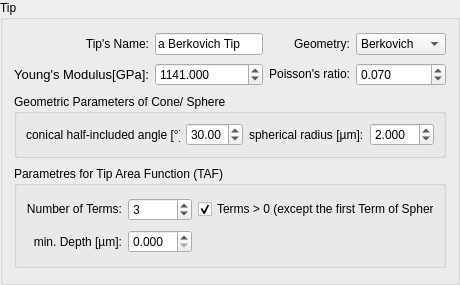
           <widget class="QGroupBox" name="groupBox_7">
            <property name="sizePolicy">
             <sizepolicy hsizetype="Maximum" vsizetype="Maximum">
              <horstretch>0</horstretch>
              <verstretch>0</verstretch>
             </sizepolicy>
            </property>
            <property name="minimumSize">
             <size>
              <width>460</width>
              <height>285</height>
             </size>
            </property>
            <property name="maximumSize">
             <size>
              <width>460</width>
              <height>285</height>
             </size>
            </property>
            <property name="title">
             <string>Tip</string>
            </property>
            <layout class="QGridLayout" name="gridLayout_15">
             <item row="2" column="0" colspan="2">
              <widget class="QLabel" name="label_34">
               <property name="sizePolicy">
                <sizepolicy hsizetype="Preferred" vsizetype="Maximum">
                 <horstretch>0</horstretch>
                 <verstretch>0</verstretch>
                </sizepolicy>
               </property>
               <property name="font">
                <font>
                 <pointsize>10</pointsize>
                </font>
               </property>
               <property name="text">
                <string>Young's Modulus[GPa]:</string>
               </property>
               <property name="alignment">
                <set>Qt::AlignRight|Qt::AlignTrailing|Qt::AlignVCenter</set>
               </property>
              </widget>
             </item>
             <item row="0" column="5">
              <widget class="QComboBox" name="comboBox_TipType_tabTAF">
               <property name="sizePolicy">
                <sizepolicy hsizetype="Maximum" vsizetype="Fixed">
                 <horstretch>0</horstretch>
                 <verstretch>0</verstretch>
                </sizepolicy>
               </property>
               <item>
                <property name="text">
                 <string>Berkovich</string>
                </property>
               </item>
               <item>
                <property name="text">
                 <string>Sphere</string>
                </property>
               </item>
               <item>
                <property name="text">
                 <string>Sphere+Cone</string>
                </property>
               </item>
              </widget>
             </item>
             <item row="2" column="5">
              <widget class="QDoubleSpinBox" name="doubleSpinBox_Poisson_Tip_tabTAF">
               <property name="sizePolicy">
                <sizepolicy hsizetype="Minimum" vsizetype="Maximum">
                 <horstretch>0</horstretch>
                 <verstretch>0</verstretch>
                </sizepolicy>
               </property>
               <property name="decimals">
                <number>3</number>
               </property>
               <property name="singleStep">
                <double>0.001000000000000</double>
               </property>
               <property name="value">
                <double>0.070000000000000</double>
               </property>
              </widget>
             </item>
             <item row="5" column="0" colspan="6">
              <widget class="QGroupBox" name="groupBox_63">
               <property name="sizePolicy">
                <sizepolicy hsizetype="Maximum" vsizetype="Maximum">
                 <horstretch>0</horstretch>
                 <verstretch>0</verstretch>
                </sizepolicy>
               </property>
               <property name="title">
                <string>Geometric Parameters of Cone/ Sphere</string>
               </property>
               <layout class="QGridLayout" name="gridLayout_111">
                <item row="0" column="0">
                 <widget class="QLabel" name="label_21">
                  <property name="text">
                   <string>conical half-included angle [°]:</string>
                  </property>
                 </widget>
                </item>
                <item row="0" column="1">
                 <widget class="QDoubleSpinBox" name="doubleSpinBox_half_includedAngle_tabTAF">
                  <property name="value">
                   <double>30.000000000000000</double>
                  </property>
                 </widget>
                </item>
                <item row="0" column="2">
                 <widget class="QLabel" name="label_138">
                  <property name="text">
                   <string>spherical radius [µm]:</string>
                  </property>
                 </widget>
                </item>
                <item row="0" column="3">
                 <widget class="QDoubleSpinBox" name="doubleSpinBox_idealRadiusSphere_tabTAF">
                  <property name="decimals">
                   <number>3</number>
                  </property>
                  <property name="value">
                   <double>2.000000000000000</double>
                  </property>
                 </widget>
                </item>
               </layout>
              </widget>
             </item>
             <item row="2" column="2" colspan="2">
              <widget class="QDoubleSpinBox" name="doubleSpinBox_E_Tip_tabTAF">
               <property name="sizePolicy">
                <sizepolicy hsizetype="Minimum" vsizetype="Maximum">
                 <horstretch>0</horstretch>
                 <verstretch>0</verstretch>
                </sizepolicy>
               </property>
               <property name="decimals">
                <number>3</number>
               </property>
               <property name="maximum">
                <double>99999.990000000005239</double>
               </property>
               <property name="singleStep">
                <double>0.001000000000000</double>
               </property>
               <property name="value">
                <double>1141.000000000000000</double>
               </property>
              </widget>
             </item>
             <item row="0" column="4">
              <widget class="QLabel" name="label_137">
               <property name="sizePolicy">
                <sizepolicy hsizetype="Preferred" vsizetype="Preferred">
                 <horstretch>0</horstretch>
                 <verstretch>0</verstretch>
                </sizepolicy>
               </property>
               <property name="text">
                <string>Geometry:</string>
               </property>
               <property name="alignment">
                <set>Qt::AlignRight|Qt::AlignTrailing|Qt::AlignVCenter</set>
               </property>
              </widget>
             </item>
             <item row="2" column="4">
              <widget class="QLabel" name="label_64">
               <property name="sizePolicy">
                <sizepolicy hsizetype="Preferred" vsizetype="Maximum">
                 <horstretch>0</horstretch>
                 <verstretch>0</verstretch>
                </sizepolicy>
               </property>
               <property name="font">
                <font>
                 <pointsize>9</pointsize>
                </font>
               </property>
               <property name="text">
                <string>Poisson's ratio:</string>
               </property>
               <property name="alignment">
                <set>Qt::AlignRight|Qt::AlignTrailing|Qt::AlignVCenter</set>
               </property>
              </widget>
             </item>
             <item row="0" column="0" colspan="2">
              <widget class="QLabel" name="label_63">
               <property name="sizePolicy">
                <sizepolicy hsizetype="Preferred" vsizetype="Maximum">
                 <horstretch>0</horstretch>
                 <verstretch>0</verstretch>
                </sizepolicy>
               </property>
               <property name="text">
                <string>Tip's Name:</string>
               </property>
               <property name="alignment">
                <set>Qt::AlignRight|Qt::AlignTrailing|Qt::AlignVCenter</set>
               </property>
              </widget>
             </item>
             <item row="0" column="2" colspan="2">
              <widget class="QLineEdit" name="lineEdit_TipName_tabTAF">
               <property name="sizePolicy">
                <sizepolicy hsizetype="Expanding" vsizetype="Maximum">
                 <horstretch>0</horstretch>
                 <verstretch>0</verstretch>
                </sizepolicy>
               </property>
               <property name="text">
                <string>a Berkovich Tip </string>
               </property>
              </widget>
             </item>
             <item row="6" column="0" colspan="6">
              <widget class="QGroupBox" name="groupBox_64">
               <property name="sizePolicy">
                <sizepolicy hsizetype="Maximum" vsizetype="Maximum">
                 <horstretch>0</horstretch>
                 <verstretch>0</verstretch>
                </sizepolicy>
               </property>
               <property name="minimumSize">
                <size>
                 <width>0</width>
                 <height>102</height>
                </size>
               </property>
               <property name="title">
                <string>Parametres for Tip Area Function (TAF)</string>
               </property>
               <layout class="QGridLayout" name="gridLayout_113">
                <item row="0" column="0">
                 <widget class="QLabel" name="label_14">
                  <property name="sizePolicy">
                   <sizepolicy hsizetype="Maximum" vsizetype="Maximum">
                    <horstretch>0</horstretch>
                    <verstretch>0</verstretch>
                   </sizepolicy>
                  </property>
                  <property name="text">
                   <string>Number of Terms:</string>
                  </property>
                  <property name="alignment">
                   <set>Qt::AlignRight|Qt::AlignTrailing|Qt::AlignVCenter</set>
                  </property>
                 </widget>
                </item>
                <item row="0" column="1">
                 <widget class="QSpinBox" name="spinBox_number_of_TAFterms_tabTAF">
                  <property name="sizePolicy">
                   <sizepolicy hsizetype="Preferred" vsizetype="Maximum">
                    <horstretch>0</horstretch>
                    <verstretch>0</verstretch>
                   </sizepolicy>
                  </property>
                  <property name="minimum">
                   <number>2</number>
                  </property>
                  <property name="maximum">
                   <number>9</number>
                  </property>
                  <property name="value">
                   <number>3</number>
                  </property>
                 </widget>
                </item>
                <item row="0" column="2">
                 <widget class="QCheckBox" name="checkBox_IfTermsGreaterThanZero_tabTAF">
                  <property name="text">
                   <string>Terms &gt; 0 (except the first Term of Sphere)</string>
                  </property>
                  <property name="checked">
                   <bool>true</bool>
                  </property>
                 </widget>
                </item>
                <item row="1" column="0">
                 <widget class="QLabel" name="label_45">
                  <property name="text">
                   <string>min. Depth [µm]:</string>
                  </property>
                  <property name="alignment">
                   <set>Qt::AlignRight|Qt::AlignTrailing|Qt::AlignVCenter</set>
                  </property>
                 </widget>
                </item>
                <item row="1" column="1">
                 <widget class="QDoubleSpinBox" name="doubleSpinBox_minhc_Tip_tabTAF">
                  <property name="sizePolicy">
                   <sizepolicy hsizetype="Maximum" vsizetype="Fixed">
                    <horstretch>0</horstretch>
                    <verstretch>0</verstretch>
                   </sizepolicy>
                  </property>
                  <property name="decimals">
                   <number>3</number>
                  </property>
                 </widget>
                </item>
               </layout>
              </widget>
             </item>
            </layout>
           </widget>
